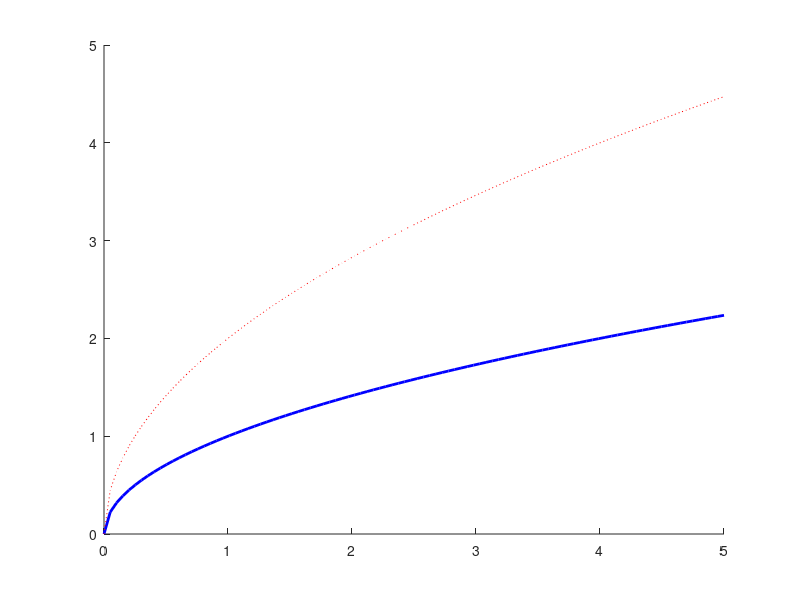

Write MATLAB code to recreate this figure. (Note: this script raises an error after producing the figure.)
% Pierce Zhang, CMOR220, Fall 2023, Matrix operations and plots
% matrix_ops_plots.m
% Answers to matrix operations and plots competency
% 4 September 2023

function matrix_ops_plots
    problem_1
    problem_2
    problem_3
    problem_4
    problem_5
end

function problem_1()
    A = [2 3 2 ;  3 4 3];
    B = [1 4 1 ;  5 8 5];
    add_A_B = A + B
    sub_B_A = A - B
    elemult_A_B = A .* B
    mult_A_Bprim = A * B'
end

function problem_2()
    A = [5 4 3 ; 6 5 4 ; 7 8 7];
    B = [5 ; 6 ; 8];
    x1 = A \ B
    x2 = B' / A
end

function problem_3()
    figure
    hold on

    x = linspace(0, 5, 100);

    y1 = sqrt(x);
    plot(x, y1, 'Color', 'b', 'LineWidth', 2);

    y2 = 2 * sqrt(x);
    plot(x, y2, 'LineStyle', ':', 'Color', 'r');

    disp(1:3:length(x));

    y3 = 3 * sqrt(x);
    plot(x, y3, 'Color', 'g', 'Marker', 'o', 'MarkerIndices',1:5:length(x));
end

function problem_4()
    figure
    hold on
    x1 = linspace( (-5 * pi) / 3 , (5 * pi) / 3 , 100);
    y1 = 1.75*cos(0.7*x1) + 9;
    
    x2 = linspace(-4, 4, 100);
    y2 = -0.02*x2.^2 + 6.45;
    
    x3 = linspace(-5.3, -4, 100);
    y3 = -1.1*x3 + 1.7;
    
    x4 = linspace(4, 5.3, 100);
    y4 = 1.1*x4 + 1.7;
    
    x5 = linspace(1.55, 2.5, 100);
    y5 = 2*(x5 - 2).^2 + 5;
    
    x6 = linspace(-2.5, -1.55, 100);
    y6 = 2*(x6 + 2).^2 + 5;
    
    x7 = linspace(1.55, 2.5, 100);
    y7 = 0.1*x7 + 5.25;
    
    x8 = linspace(-2.5, -1.55, 100);
    y8 = -0.1*x8 + 5.25;
    
    x9 = linspace(-3, 1.55, 100);
    y9 = 0.045*(x9 - 1.5).^2 + 5.4;
    
    x10 = linspace(2.5, 3.15, 100);
    y10 = 0.2*x10.^2 + 4.25;
    
    x11 = linspace(0, 2, 100);
    y11 = 0.4*(x11 - 0.6).^2 + 1.2;
    
    x12 = linspace(-2, 0, 100);
    y12 = 0.4*(x12 + 0.6).^2 + 1.2;
    
    x13 = linspace(-2, 2, 100);
    y13 = -abs(0.8*sin(1.2*x13)) + 2.5;

    plot(x1,y1)
    plot(x2,y2)
    plot(x3,y3)
    plot(x4,y4)
    plot(x5,y5)
    plot(x6,y6)
    plot(x7,y7)
    plot(x8,y8)
    plot(x9,y9)
    plot(x10,y10)
    plot(x11,y11)
    plot(x12,y12)
    plot(x13,y13)

    x14 = linspace(-3, 3, 100);
    y14 = [];
    for x_i = x14
        y14 = [y14, BrD(x_i)];
    end

    plot(x14, y14)
end

function [y] = BrD(x)
    %BrD is a function that plots a key part of your part, but can only take
    %one input at a time and only return one output at a time. As such, a
    %vector input is invalid. Use a loop to plot this over your domain!
    a = eigs(eye(3)*x);
    z = a(randi(3));
    y = (z^2/3+2)+(rand()-0.5)*x*0.35+zeros(1,1)+rand()*1.4-(z~=1.064)-3.5;
end

function problem_5()
    x = linspace(0, 10, 100);

    figure
    sgtitle("A subfigure array for Problem 5")

    y1 = log(x) .* sin(6 * x);
    subplot(2, 2, 1)
    hold on
    title("Plot of y = ln(x)sin(6x)")
    plot(x, y1)

    y2 = (x / 4) .^ 2 .* cos(2*x);
    subplot(2, 2, 2)
    hold on
    title("Plot of y = ( x / 4 )^2 * cos(2x)")
    plot(x, y2)

    y3 = 3 * sin(x .^2 / 2);
    subplot(2, 2, 3)
    hold on
    title("Plot of y = 3*sin( x^2 / 2 )")
    plot(x, y3)

    y4 = sin(x) .* cos(x .^ 2);
    subplot(2, 2, 4)
    hold on
    title("Plot of y = sin(x) * cos(x^2)")
    plot(x, y4)
end